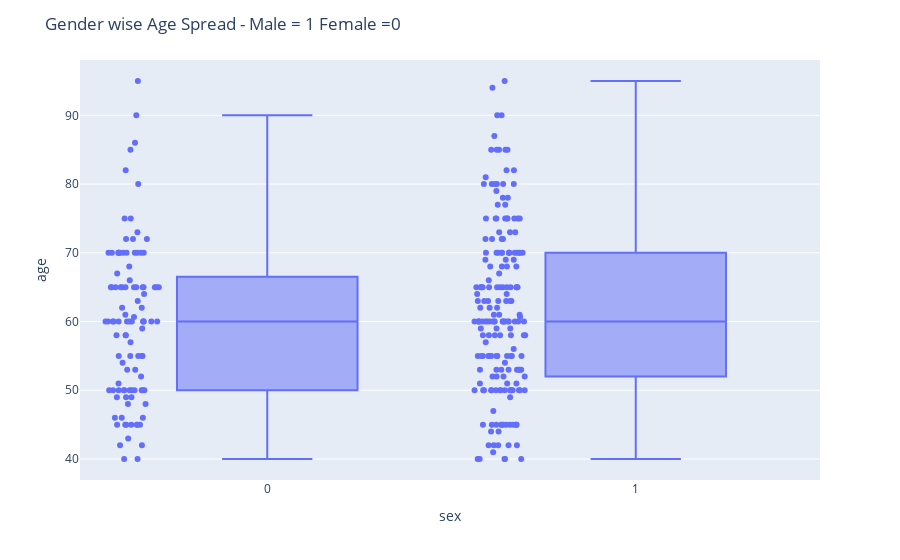

The code cell stored with this chart in its notebook:
### Code cell
fig = px.box(df, x='sex', y='age', points='all')
fig.update_layout(
    title_text="Gender wise Age Spread - Male = 1 Female =0")
fig.update_traces(quartilemethod="exclusive") # or "inclusive", or "linear" by default
fig.show()

### Figure 1 — Plotly figure (JSON) as saved in the notebook; plotly's stock layout.template omitted (floating-point values rounded to 4 significant figures; data arrays with more than 128 entries replaced by an {"elided": "..."} marker saying what was removed)
{"data": [{"alignmentgroup": "True", "boxpoints": "all", "hovertemplate": "sex=%{x}<br>age=%{y}<extra></extra>", "legendgroup": "", "marker": {"color": "#636efa"}, "name": "", "notched": false, "offsetgroup": "", "orientation": "v", "quartilemethod": "exclusive", "showlegend": false, "type": "box", "x": {"elided": "299 int values"}, "x0": " ", "xaxis": "x", "y": {"elided": "299 float values"}, "y0": " ", "yaxis": "y"}], "layout": {"boxmode": "group", "legend": {"tracegroupgap": 0}, "margin": {"t": 60}, "title": {"text": "Gender wise Age Spread - Male = 1 Female =0"}, "xaxis": {"anchor": "y", "domain": [0, 1], "title": {"text": "sex"}}, "yaxis": {"anchor": "x", "domain": [0, 1], "title": {"text": "age"}}}}
